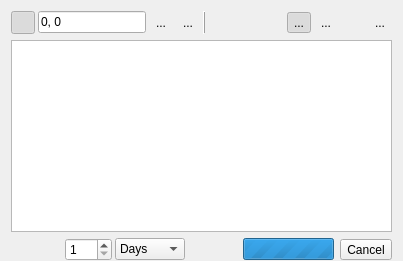
      <widget class="QWidget" name="layoutWidget">
       <layout class="QVBoxLayout" name="verticalLayout">
        <property name="bottomMargin">
         <number>0</number>
        </property>
        <item>
         <layout class="QHBoxLayout" name="horizontalLayout_2">
          <property name="spacing">
           <number>3</number>
          </property>
          <item>
           <widget class="QToolButton" name="mIdentify">
            <property name="enabled">
             <bool>true</bool>
            </property>
            <property name="sizePolicy">
             <sizepolicy hsizetype="Preferred" vsizetype="Preferred">
              <horstretch>0</horstretch>
              <verstretch>0</verstretch>
             </sizepolicy>
            </property>
            <property name="toolTip">
             <string>Update profile when cursor location changes.</string>
            </property>
            <property name="text">
             <string/>
            </property>
            <property name="icon">
             <iconset>
              <normaloff>icons/icon_maptool.png</normaloff>icons/icon_maptool.png</iconset>
            </property>
            <property name="iconSize">
             <size>
              <width>16</width>
              <height>16</height>
             </size>
            </property>
            <property name="checkable">
             <bool>true</bool>
            </property>
            <property name="checked">
             <bool>true</bool>
            </property>
            <property name="toolButtonStyle">
             <enum>Qt::ToolButtonTextBesideIcon</enum>
            </property>
            <property name="autoRaise">
             <bool>true</bool>
            </property>
           </widget>
          </item>
          <item>
           <widget class="QLineEdit" name="mLocation">
            <property name="enabled">
             <bool>true</bool>
            </property>
            <property name="sizePolicy">
             <sizepolicy hsizetype="Preferred" vsizetype="Fixed">
              <horstretch>0</horstretch>
              <verstretch>0</verstretch>
             </sizepolicy>
            </property>
            <property name="maximumSize">
             <size>
              <width>16777215</width>
              <height>16777215</height>
             </size>
            </property>
            <property name="toolTip">
             <string>Current location (longitude, latitude)</string>
            </property>
            <property name="text">
             <string>0, 0</string>
            </property>
           </widget>
          </item>
          <item>
           <widget class="QToolButton" name="mPan">
            <property name="focusPolicy">
             <enum>Qt::TabFocus</enum>
            </property>
            <property name="toolTip">
             <string>Center map on location.</string>
            </property>
            <property name="text">
             <string>...</string>
            </property>
            <property name="icon">
             <iconset>
              <normaloff>:/images/themes/default/propertyicons/labelplacement.svg</normaloff>:/images/themes/default/propertyicons/labelplacement.svg</iconset>
            </property>
            <property name="iconSize">
             <size>
              <width>16</width>
              <height>16</height>
             </size>
            </property>
            <property name="autoRaise">
             <bool>true</bool>
            </property>
           </widget>
          </item>
          <item>
           <widget class="QToolButton" name="mRefresh">
            <property name="focusPolicy">
             <enum>Qt::TabFocus</enum>
            </property>
            <property name="toolTip">
             <string>Load profile data for location.</string>
            </property>
            <property name="text">
             <string>...</string>
            </property>
            <property name="icon">
             <iconset>
              <normaloff>:/images/themes/default/mActionRefresh.svg</normaloff>:/images/themes/default/mActionRefresh.svg</iconset>
            </property>
            <property name="iconSize">
             <size>
              <width>16</width>
              <height>16</height>
             </size>
            </property>
            <property name="autoRaise">
             <bool>true</bool>
            </property>
           </widget>
          </item>
          <item>
           <widget class="QFrame" name="frame">
            <property name="frameShape">
             <enum>QFrame::VLine</enum>
            </property>
            <property name="frameShadow">
             <enum>QFrame::Raised</enum>
            </property>
           </widget>
          </item>
          <item>
           <spacer name="horizontalSpacer_2">
            <property name="orientation">
             <enum>Qt::Horizontal</enum>
            </property>
            <property name="sizeHint" stdset="0">
             <size>
              <width>1</width>
              <height>1</height>
             </size>
            </property>
           </spacer>
          </item>
          <item>
           <widget class="QToolButton" name="mShowImageLine">
            <property name="focusPolicy">
             <enum>Qt::TabFocus</enum>
            </property>
            <property name="toolTip">
             <string>Image selection mode.</string>
            </property>
            <property name="text">
             <string>...</string>
            </property>
            <property name="icon">
             <iconset>
              <normaloff>icons/single_image.svg</normaloff>icons/single_image.svg</iconset>
            </property>
            <property name="iconSize">
             <size>
              <width>16</width>
              <height>16</height>
             </size>
            </property>
            <property name="checkable">
             <bool>true</bool>
            </property>
            <property name="checked">
             <bool>true</bool>
            </property>
            <property name="autoExclusive">
             <bool>true</bool>
            </property>
            <property name="autoRaise">
             <bool>true</bool>
            </property>
           </widget>
          </item>
          <item>
           <widget class="QToolButton" name="mShowCompositeBox">
            <property name="focusPolicy">
             <enum>Qt::TabFocus</enum>
            </property>
            <property name="toolTip">
             <string>Composite selection mode.</string>
            </property>
            <property name="text">
             <string>...</string>
            </property>
            <property name="icon">
             <iconset>
              <normaloff>icons/image_mosaic.svg</normaloff>icons/image_mosaic.svg</iconset>
            </property>
            <property name="iconSize">
             <size>
              <width>16</width>
              <height>16</height>
             </size>
            </property>
            <property name="checkable">
             <bool>true</bool>
            </property>
            <property name="autoExclusive">
             <bool>true</bool>
            </property>
            <property name="autoRaise">
             <bool>true</bool>
            </property>
           </widget>
          </item>
          <item>
           <widget class="QToolButton" name="mStretchAndUpdateLayer">
            <property name="toolTip">
             <string>Apply cumulative count stretch and update layer.</string>
            </property>
            <property name="text">
             <string/>
            </property>
            <property name="icon">
             <iconset>
              <normaloff>icons/strechApply.svg</normaloff>icons/strechApply.svg</iconset>
            </property>
            <property name="toolButtonStyle">
             <enum>Qt::ToolButtonTextBesideIcon</enum>
            </property>
            <property name="autoRaise">
             <bool>true</bool>
            </property>
           </widget>
          </item>
          <item>
           <widget class="QToolButton" name="mLiveUpdate">
            <property name="focusPolicy">
             <enum>Qt::TabFocus</enum>
            </property>
            <property name="toolTip">
             <string>Update layer when the selection changes.</string>
            </property>
            <property name="text">
             <string>...</string>
            </property>
            <property name="icon">
             <iconset>
              <normaloff>:/images/themes/default/algorithms/mAlgorithmCheckGeometry.svg</normaloff>:/images/themes/default/algorithms/mAlgorithmCheckGeometry.svg</iconset>
            </property>
            <property name="iconSize">
             <size>
              <width>16</width>
              <height>16</height>
             </size>
            </property>
            <property name="checkable">
             <bool>true</bool>
            </property>
            <property name="autoRaise">
             <bool>true</bool>
            </property>
           </widget>
          </item>
         </layout>
        </item>
        <item>
         <widget class="GraphicsLayoutWidget" name="mGraphicsLayoutWidget"/>
        </item>
        <item>
         <layout class="QHBoxLayout" name="horizontalLayout_3">
          <property name="spacing">
           <number>3</number>
          </property>
          <item>
           <widget class="QToolButton" name="mFirst">
            <property name="enabled">
             <bool>true</bool>
            </property>
            <property name="toolTip">
             <string>Go to first image (temporal bin).</string>
            </property>
            <property name="text">
             <string/>
            </property>
            <property name="icon">
             <iconset>
              <normaloff>:/images/themes/default/temporal_navigation/rewindToStart.svg</normaloff>:/images/themes/default/temporal_navigation/rewindToStart.svg</iconset>
            </property>
            <property name="iconSize">
             <size>
              <width>16</width>
              <height>16</height>
             </size>
            </property>
            <property name="toolButtonStyle">
             <enum>Qt::ToolButtonTextBesideIcon</enum>
            </property>
            <property name="autoRaise">
             <bool>true</bool>
            </property>
           </widget>
          </item>
          <item>
           <widget class="QToolButton" name="mPrevious">
            <property name="enabled">
             <bool>true</bool>
            </property>
            <property name="toolTip">
             <string>Go to previous image (temporal bin).</string>
            </property>
            <property name="text">
             <string/>
            </property>
            <property name="icon">
             <iconset>
              <normaloff>:/images/themes/default/temporal_navigation/previous.svg</normaloff>:/images/themes/default/temporal_navigation/previous.svg</iconset>
            </property>
            <property name="iconSize">
             <size>
              <width>16</width>
              <height>16</height>
             </size>
            </property>
            <property name="toolButtonStyle">
             <enum>Qt::ToolButtonTextBesideIcon</enum>
            </property>
            <property name="autoRaise">
             <bool>true</bool>
            </property>
           </widget>
          </item>
          <item>
           <widget class="QSpinBox" name="mStepValue">
            <property name="toolTip">
             <string>Step increment value.</string>
            </property>
            <property name="minimum">
             <number>1</number>
            </property>
            <property name="maximum">
             <number>999</number>
            </property>
            <property name="value">
             <number>1</number>
            </property>
           </widget>
          </item>
          <item>
           <widget class="QComboBox" name="mStepUnits">
            <property name="toolTip">
             <string>Step units.</string>
            </property>
            <property name="currentIndex">
             <number>0</number>
            </property>
            <item>
             <property name="text">
              <string>Days</string>
             </property>
            </item>
            <item>
             <property name="text">
              <string>Months</string>
             </property>
            </item>
            <item>
             <property name="text">
              <string>Years</string>
             </property>
            </item>
           </widget>
          </item>
          <item>
           <widget class="QToolButton" name="mNext">
            <property name="enabled">
             <bool>true</bool>
            </property>
            <property name="toolTip">
             <string>Go to next image (temporal bin).</string>
            </property>
            <property name="text">
             <string/>
            </property>
            <property name="icon">
             <iconset>
              <normaloff>:/images/themes/default/temporal_navigation/next.svg</normaloff>:/images/themes/default/temporal_navigation/next.svg</iconset>
            </property>
            <property name="iconSize">
             <size>
              <width>16</width>
              <height>16</height>
             </size>
            </property>
            <property name="toolButtonStyle">
             <enum>Qt::ToolButtonTextBesideIcon</enum>
            </property>
            <property name="autoRaise">
             <bool>true</bool>
            </property>
           </widget>
          </item>
          <item>
           <widget class="QToolButton" name="mLast">
            <property name="enabled">
             <bool>true</bool>
            </property>
            <property name="toolTip">
             <string>Go to last image (temporal bin).</string>
            </property>
            <property name="text">
             <string/>
            </property>
            <property name="icon">
             <iconset>
              <normaloff>:/images/themes/default/temporal_navigation/skipToEnd.svg</normaloff>:/images/themes/default/temporal_navigation/skipToEnd.svg</iconset>
            </property>
            <property name="iconSize">
             <size>
              <width>16</width>
              <height>16</height>
             </size>
            </property>
            <property name="toolButtonStyle">
             <enum>Qt::ToolButtonTextBesideIcon</enum>
            </property>
            <property name="autoRaise">
             <bool>true</bool>
            </property>
           </widget>
          </item>
          <item>
           <spacer name="horizontalSpacer_3">
            <property name="orientation">
             <enum>Qt::Horizontal</enum>
            </property>
            <property name="sizeHint" stdset="0">
             <size>
              <width>1</width>
              <height>1</height>
             </size>
            </property>
           </spacer>
          </item>
          <item>
           <widget class="QFrame" name="mProgressBarFrame">
            <property name="sizePolicy">
             <sizepolicy hsizetype="Fixed" vsizetype="Preferred">
              <horstretch>0</horstretch>
              <verstretch>0</verstretch>
             </sizepolicy>
            </property>
            <property name="minimumSize">
             <size>
              <width>0</width>
              <height>0</height>
             </size>
            </property>
            <property name="frameShape">
             <enum>QFrame::NoFrame</enum>
            </property>
            <property name="frameShadow">
             <enum>QFrame::Raised</enum>
            </property>
            <layout class="QHBoxLayout" name="horizontalLayout_12">
             <property name="leftMargin">
              <number>0</number>
             </property>
             <property name="topMargin">
              <number>0</number>
             </property>
             <property name="rightMargin">
              <number>0</number>
             </property>
             <property name="bottomMargin">
              <number>0</number>
             </property>
             <item>
              <widget class="QProgressBar" name="mProgressBar">
               <property name="sizePolicy">
                <sizepolicy hsizetype="Expanding" vsizetype="Fixed">
                 <horstretch>1</horstretch>
                 <verstretch>0</verstretch>
                </sizepolicy>
               </property>
               <property name="maximumSize">
                <size>
                 <width>100</width>
                 <height>16777215</height>
                </size>
               </property>
               <property name="maximum">
                <number>0</number>
               </property>
               <property name="value">
                <number>0</number>
               </property>
               <property name="textVisible">
                <bool>false</bool>
               </property>
              </widget>
             </item>
             <item>
              <widget class="QToolButton" name="mCancelTaskManager">
               <property name="toolTip">
                <string>Cancel all tasks.</string>
               </property>
               <property name="text">
                <string>Cancel</string>
               </property>
               <property name="icon">
                <iconset>
                 <normaloff>:/images/themes/default/mTaskCancel.svg</normaloff>:/images/themes/default/mTaskCancel.svg</iconset>
               </property>
               <property name="iconSize">
                <size>
                 <width>16</width>
                 <height>16</height>
                </size>
               </property>
               <property name="toolButtonStyle">
                <enum>Qt::ToolButtonIconOnly</enum>
               </property>
               <property name="autoRaise">
                <bool>false</bool>
               </property>
              </widget>
             </item>
            </layout>
           </widget>
          </item>
         </layout>
        </item>
       </layout>
      </widget>
